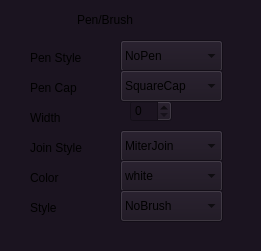
  <widget class="QStackedWidget" name="penbrushdetails">
   <property name="geometry">
    <rect>
     <x>50</x>
     <y>310</y>
     <width>261</width>
     <height>251</height>
    </rect>
   </property>
   <property name="styleSheet">
    <string notr="true">background-color :rgb(27, 20, 32)</string>
   </property>
   <property name="currentIndex">
    <number>0</number>
   </property>
   <widget class="QWidget" name="page">
    <widget class="QLabel" name="label_30">
     <property name="geometry">
      <rect>
       <x>30</x>
       <y>50</y>
       <width>58</width>
       <height>16</height>
      </rect>
     </property>
     <property name="text">
      <string>Pen Style</string>
     </property>
    </widget>
    <widget class="QComboBox" name="penStyle">
     <property name="geometry">
      <rect>
       <x>120</x>
       <y>40</y>
       <width>103</width>
       <height>32</height>
      </rect>
     </property>
     <item>
      <property name="text">
       <string>NoPen</string>
      </property>
     </item>
     <item>
      <property name="text">
       <string>SolidLine</string>
      </property>
     </item>
     <item>
      <property name="text">
       <string>DashLine</string>
      </property>
     </item>
     <item>
      <property name="text">
       <string>DotLine</string>
      </property>
     </item>
     <item>
      <property name="text">
       <string>DashDotLine</string>
      </property>
     </item>
     <item>
      <property name="text">
       <string>DashDotDotLine</string>
      </property>
     </item>
    </widget>
    <widget class="QLabel" name="label_31">
     <property name="geometry">
      <rect>
       <x>30</x>
       <y>80</y>
       <width>58</width>
       <height>16</height>
      </rect>
     </property>
     <property name="text">
      <string>Pen Cap</string>
     </property>
    </widget>
    <widget class="QComboBox" name="penCap">
     <property name="geometry">
      <rect>
       <x>120</x>
       <y>70</y>
       <width>103</width>
       <height>32</height>
      </rect>
     </property>
     <item>
      <property name="text">
       <string>SquareCap</string>
      </property>
     </item>
     <item>
      <property name="text">
       <string>FlatCap</string>
      </property>
     </item>
     <item>
      <property name="text">
       <string>RoundCap</string>
      </property>
     </item>
    </widget>
    <widget class="QLabel" name="label_32">
     <property name="geometry">
      <rect>
       <x>30</x>
       <y>110</y>
       <width>58</width>
       <height>16</height>
      </rect>
     </property>
     <property name="text">
      <string>Width</string>
     </property>
    </widget>
    <widget class="QLabel" name="label_55">
     <property name="geometry">
      <rect>
       <x>30</x>
       <y>140</y>
       <width>58</width>
       <height>16</height>
      </rect>
     </property>
     <property name="text">
      <string>Join Style</string>
     </property>
    </widget>
    <widget class="QSpinBox" name="width">
     <property name="geometry">
      <rect>
       <x>130</x>
       <y>100</y>
       <width>42</width>
       <height>22</height>
      </rect>
     </property>
    </widget>
    <widget class="QComboBox" name="joinStyle">
     <property name="geometry">
      <rect>
       <x>120</x>
       <y>130</y>
       <width>103</width>
       <height>32</height>
      </rect>
     </property>
     <item>
      <property name="text">
       <string>MiterJoin</string>
      </property>
     </item>
     <item>
      <property name="text">
       <string>BevelJoin</string>
      </property>
     </item>
     <item>
      <property name="text">
       <string>RoundJoin</string>
      </property>
     </item>
     <item>
      <property name="text">
       <string/>
      </property>
     </item>
    </widget>
    <widget class="QLabel" name="label_56">
     <property name="geometry">
      <rect>
       <x>30</x>
       <y>170</y>
       <width>58</width>
       <height>16</height>
      </rect>
     </property>
     <property name="text">
      <string>Color</string>
     </property>
    </widget>
    <widget class="QLabel" name="label_57">
     <property name="geometry">
      <rect>
       <x>30</x>
       <y>200</y>
       <width>58</width>
       <height>16</height>
      </rect>
     </property>
     <property name="text">
      <string>Style</string>
     </property>
    </widget>
    <widget class="QComboBox" name="color">
     <property name="geometry">
      <rect>
       <x>120</x>
       <y>160</y>
       <width>103</width>
       <height>32</height>
      </rect>
     </property>
     <item>
      <property name="text">
       <string>white</string>
      </property>
     </item>
     <item>
      <property name="text">
       <string>black</string>
      </property>
     </item>
     <item>
      <property name="text">
       <string>red</string>
      </property>
     </item>
     <item>
      <property name="text">
       <string>darkRed</string>
      </property>
     </item>
     <item>
      <property name="text">
       <string>green</string>
      </property>
     </item>
     <item>
      <property name="text">
       <string>darkGreen</string>
      </property>
     </item>
     <item>
      <property name="text">
       <string>blue</string>
      </property>
     </item>
     <item>
      <property name="text">
       <string>darkBlue</string>
      </property>
     </item>
     <item>
      <property name="text">
       <string>cyan</string>
      </property>
     </item>
     <item>
      <property name="text">
       <string>darkCyan</string>
      </property>
     </item>
     <item>
      <property name="text">
       <string>magenta</string>
      </property>
     </item>
     <item>
      <property name="text">
       <string>darkMagenta</string>
      </property>
     </item>
     <item>
      <property name="text">
       <string>yellow</string>
      </property>
     </item>
     <item>
      <property name="text">
       <string>darkYellow</string>
      </property>
     </item>
     <item>
      <property name="text">
       <string>gray</string>
      </property>
     </item>
     <item>
      <property name="text">
       <string>darkGray</string>
      </property>
     </item>
     <item>
      <property name="text">
       <string>lightGray</string>
      </property>
     </item>
     <item>
      <property name="text">
       <string/>
      </property>
     </item>
    </widget>
    <widget class="QComboBox" name="style">
     <property name="geometry">
      <rect>
       <x>120</x>
       <y>190</y>
       <width>103</width>
       <height>32</height>
      </rect>
     </property>
     <item>
      <property name="text">
       <string>NoBrush</string>
      </property>
     </item>
     <item>
      <property name="text">
       <string>SolidPattern</string>
      </property>
     </item>
     <item>
      <property name="text">
       <string>Dense1Pattern</string>
      </property>
     </item>
     <item>
      <property name="text">
       <string>Dense2Pattern</string>
      </property>
     </item>
     <item>
      <property name="text">
       <string>Dense3Pattern</string>
      </property>
     </item>
     <item>
      <property name="text">
       <string>Dense4Pattern</string>
      </property>
     </item>
     <item>
      <property name="text">
       <string>Dense5Pattern</string>
      </property>
     </item>
     <item>
      <property name="text">
       <string>Dense6Pattern</string>
      </property>
     </item>
     <item>
      <property name="text">
       <string>Dense7Pattern</string>
      </property>
     </item>
     <item>
      <property name="text">
       <string>HorPattern</string>
      </property>
     </item>
     <item>
      <property name="text">
       <string>VerPattern</string>
      </property>
     </item>
     <item>
      <property name="text">
       <string>CrossPattern</string>
      </property>
     </item>
     <item>
      <property name="text">
       <string>BDiagPattern</string>
      </property>
     </item>
     <item>
      <property name="text">
       <string>FDiagPattern</string>
      </property>
     </item>
     <item>
      <property name="text">
       <string>DiagCrossPattern</string>
      </property>
     </item>
    </widget>
    <widget class="QLabel" name="label_58">
     <property name="geometry">
      <rect>
       <x>77</x>
       <y>10</y>
       <width>81</width>
       <height>20</height>
      </rect>
     </property>
     <property name="text">
      <string>Pen/Brush </string>
     </property>
    </widget>
   </widget>
   <widget class="QWidget" name="page_2"/>
  </widget>
